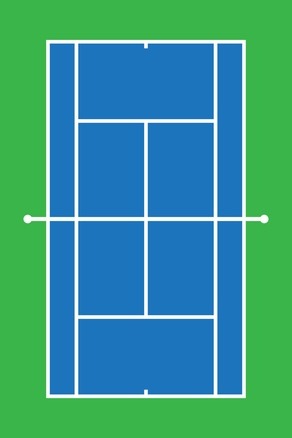
#> input picture tennis_court.jpg, 292 x 438 px, shrunk from 1024 x 1536 before the run, given in place of img1.jpg, which was not available
$ python court_detection.py
#> lines starting #> are read from the running program, lines starting #| are printed output that depends on the picture; after the words box and inside, x2 and y2 are one past the last pixel; in counts of white or black regions, pixels touching at a corner belong together; pictures that were not available may be replaced by others from this repository, and a replacement may not be noted
### court_reference.py
import cv2
import numpy as np
import matplotlib.pyplot as plt


class CourtReference:
    """
    Court reference model
    """
    def __init__(self):
        self.baseline_top = ((286, 561), (1379, 561))
        self.baseline_bottom = ((286, 2935), (1379, 2935))
        self.net = ((286, 1748), (1379, 1748))
        self.left_court_line = ((286, 561), (286, 2935))
        self.right_court_line = ((1379, 561), (1379, 2935))
        self.left_inner_line = ((423, 561), (423, 2935))
        self.right_inner_line = ((1242, 561), (1242, 2935))
        self.middle_line = ((832, 1110), (832, 2386))
        self.top_inner_line = ((423, 1110), (1242, 1110))
        self.bottom_inner_line = ((423, 2386), (1242, 2386))
        self.top_extra_part = (832.5, 580)
        self.bottom_extra_part = (832.5, 2910)

        self.court_conf = {1: [*self.baseline_top, *self.baseline_bottom],
                           2: [self.left_inner_line[0], self.right_inner_line[0], self.left_inner_line[1],
                               self.right_inner_line[1]],
                           3: [self.left_inner_line[0], self.right_court_line[0], self.left_inner_line[1],
                               self.right_court_line[1]],
                           4: [self.left_court_line[0], self.right_inner_line[0], self.left_court_line[1],
                               self.right_inner_line[1]],
                           5: [*self.top_inner_line, *self.bottom_inner_line],
                           6: [*self.top_inner_line, self.left_inner_line[1], self.right_inner_line[1]],
                           7: [self.left_inner_line[0], self.right_inner_line[0], *self.bottom_inner_line],
                           8: [self.right_inner_line[0], self.right_court_line[0], self.right_inner_line[1],
                               self.right_court_line[1]],
                           9: [self.left_court_line[0], self.left_inner_line[0], self.left_court_line[1],
                               self.left_inner_line[1]],
                           10: [self.top_inner_line[0], self.middle_line[0], self.bottom_inner_line[0],
                                self.middle_line[1]],
                           11: [self.middle_line[0], self.top_inner_line[1], self.middle_line[1],
                                self.bottom_inner_line[1]],
                           12: [*self.bottom_inner_line, self.left_inner_line[1], self.right_inner_line[1]]}
        self.line_width = 1
        self.court_width = 1117
        self.court_height = 2408
        self.top_bottom_border = 549
        self.right_left_border = 274
        self.court_total_width = self.court_width + self.right_left_border * 2
        self.court_total_height = self.court_height + self.top_bottom_border * 2

        self.court = cv2.cvtColor(cv2.imread('court_configurations/court_reference.png'), cv2.COLOR_BGR2GRAY)

    # [19 lines left out: function build_court_reference, not called in this run]

    def get_important_lines(self):
        """
        Returns all lines of the court
        """
        lines = [*self.baseline_top, *self.baseline_bottom, *self.net, *self.left_court_line, *self.right_court_line,
                 *self.left_inner_line, *self.right_inner_line, *self.middle_line,
                 *self.top_inner_line, *self.bottom_inner_line]
        return lines

    def get_extra_parts(self):
        parts = [self.top_extra_part, self.bottom_extra_part]
        return parts

    # [25 lines left out: functions save_all_court_configurations, get_court_mask, not called in this run]


# [3 lines that do not run on import are left out]

### court_detection.py
import numpy as np
import cv2
from matplotlib import pyplot as plt
from sympy import Line
from itertools import combinations
from court_reference import CourtReference
import scipy.signal as sp


class CourtDetector:
    """
    Detecting and tracking court in frame
    """
    def __init__(self, verbose=0):
        self.verbose = verbose
        self.colour_threshold = 200
        self.dist_tau = 3
        self.intensity_threshold = 40
        self.court_reference = CourtReference()
        self.v_width = 0
        self.v_height = 0
        self.frame = None
        self.gray = None
        self.court_warp_matrix = []
        self.game_warp_matrix = []
        self.court_score = 0
        self.baseline_top = None
        self.baseline_bottom = None
        self.net = None
        self.left_court_line = None
        self.right_court_line = None
        self.left_inner_line = None
        self.right_inner_line = None
        self.middle_line = None
        self.top_inner_line = None
        self.bottom_inner_line = None
        self.success_flag = False
        self.success_accuracy = 80
        self.success_score = 1000
        self.best_conf = None
        self.frame_points = None
        self.dist = 5

    def detect(self, frame, verbose=0):
        """
        Detecting the court in the frame
        """
        self.verbose = verbose
        self.frame = frame
        self.v_height, self.v_width = frame.shape[:2]
        # Get binary image from the frame
        self.gray = self._threshold(frame)

        # Filter pixel using the court known structure
        filtered = self._filter_pixels(self.gray)

        # Detect lines using Hough transform
        horizontal_lines, vertical_lines = self._detect_lines(filtered)

        # Find transformation from reference court to frame`s court
        court_warp_matrix, game_warp_matrix, self.court_score = self._find_homography(horizontal_lines,
                                                                                      vertical_lines)
        self.court_warp_matrix.append(court_warp_matrix)
        self.game_warp_matrix.append(game_warp_matrix)
        court_accuracy = self._get_court_accuracy(0)
        if court_accuracy > self.success_accuracy and self.court_score > self.success_score:
            self.success_flag = True
        print('Court accuracy = %.2f' % court_accuracy)
        # Find important lines location on frame
        self.find_lines_location()
        '''game_warped = cv2.warpPerspective(self.frame, self.game_warp_matrix,
                                          (self.court_reference.court.shape[1], self.court_reference.court.shape[0]))
        cv2.imwrite('../report/warped_game_1.png', game_warped)'''

    def _threshold(self, frame):
        """
        Simple thresholding for white pixels
        """
        gray = cv2.cvtColor(frame, cv2.COLOR_BGR2GRAY)
        gray = cv2.threshold(gray, 200, 255, cv2.THRESH_BINARY)[1]
        return gray

    def _filter_pixels(self, gray):
        """
        Filter pixels by using the court line structure
        """
        for i in range(self.dist_tau, len(gray) - self.dist_tau):
            for j in range(self.dist_tau, len(gray[0]) - self.dist_tau):
                if gray[i, j] == 0:
                    continue
                if (gray[i, j] - gray[i + self.dist_tau, j] > self.intensity_threshold and
                        gray[i, j] - gray[i - self.dist_tau, j] > self.intensity_threshold):
                    continue

                if (gray[i, j] - gray[i, j + self.dist_tau] > self.intensity_threshold and
                        gray[i, j] - gray[i, j - self.dist_tau] > self.intensity_threshold):
                    continue
                gray[i, j] = 0
        return gray

    def _detect_lines(self, gray):
        """
        Finds all line in frame using Hough transform
        """
        minLineLength = 100
        maxLineGap = 20
        # Detect all lines
        lines = cv2.HoughLinesP(gray, 1, np.pi / 180, 80, minLineLength=minLineLength, maxLineGap=maxLineGap)
        lines = np.squeeze(lines)
        if self.verbose:
            display_lines_on_frame(self.frame.copy(), [], lines)

        # Classify the lines using their slope
        horizontal, vertical = self._classify_lines(lines)
        if self.verbose:
            display_lines_on_frame(self.frame.copy(), horizontal, vertical)

        # Merge lines that belong to the same line on frame
        horizontal, vertical = self._merge_lines(horizontal, vertical)
        if self.verbose:
            display_lines_on_frame(self.frame.copy(), horizontal, vertical)

        return horizontal, vertical

    def _classify_lines(self, lines):
        """
        Classify line to vertical and horizontal lines
        """
        horizontal = []
        vertical = []
        highest_vertical_y = np.inf
        lowest_vertical_y = 0
        for line in lines:
            x1, y1, x2, y2 = line
            dx = abs(x1 - x2)
            dy = abs(y1 - y2)
            if dx > 2 * dy:
                horizontal.append(line)
            else:
                vertical.append(line)
                highest_vertical_y = min(highest_vertical_y, y1, y2)
                lowest_vertical_y = max(lowest_vertical_y, y1, y2)

        # Filter horizontal lines using vertical lines lowest and highest point
        clean_horizontal = []
        h = lowest_vertical_y - highest_vertical_y
        lowest_vertical_y += h / 15
        highest_vertical_y -= h * 2 / 15
        for line in horizontal:
            x1, y1, x2, y2 = line
            if lowest_vertical_y > y1 > highest_vertical_y and lowest_vertical_y > y1 > highest_vertical_y:
                clean_horizontal.append(line)
        return clean_horizontal, vertical

    # [18 lines left out: function _classify_vertical, not called in this run]

    def _merge_lines(self, horizontal_lines, vertical_lines):
        """
        Merge lines that belongs to the same frame`s lines
        """

        # Merge horizontal lines
        horizontal_lines = sorted(horizontal_lines, key=lambda item: item[0])
        mask = [True] * len(horizontal_lines)
        new_horizontal_lines = []
        for i, line in enumerate(horizontal_lines):
            if mask[i]:
                for j, s_line in enumerate(horizontal_lines[i + 1:]):
                    if mask[i + j + 1]:
                        x1, y1, x2, y2 = line
                        x3, y3, x4, y4 = s_line
                        dy = abs(y3 - y2)
                        if dy < 10:
                            points = sorted([(x1, y1), (x2, y2), (x3, y3), (x4, y4)], key=lambda x: x[0])
                            line = np.array([*points[0], *points[-1]])
                            mask[i + j + 1] = False
                new_horizontal_lines.append(line)

        # Merge vertical lines
        vertical_lines = sorted(vertical_lines, key=lambda item: item[1])
        xl, yl, xr, yr = (0, self.v_height * 6 / 7, self.v_width, self.v_height * 6 / 7)
        mask = [True] * len(vertical_lines)
        new_vertical_lines = []
        for i, line in enumerate(vertical_lines):
            if mask[i]:
                for j, s_line in enumerate(vertical_lines[i + 1:]):
                    if mask[i + j + 1]:
                        x1, y1, x2, y2 = line
                        x3, y3, x4, y4 = s_line
                        xi, yi = line_intersection(((x1, y1), (x2, y2)), ((xl, yl), (xr, yr)))
                        xj, yj = line_intersection(((x3, y3), (x4, y4)), ((xl, yl), (xr, yr)))

                        dx = abs(xi - xj)
                        if dx < 10:
                            points = sorted([(x1, y1), (x2, y2), (x3, y3), (x4, y4)], key=lambda x: x[1])
                            line = np.array([*points[0], *points[-1]])
                            mask[i + j + 1] = False

                new_vertical_lines.append(line)
        return new_horizontal_lines, new_vertical_lines

    def _find_homography(self, horizontal_lines, vertical_lines):
        """
        Finds transformation from reference court to frame`s court using 4 pairs of matching points
        """
        max_score = -np.inf
        max_mat = None
        max_inv_mat = None
        k = 0
        # Loop over every pair of horizontal lines and every pair of vertical lines
        for horizontal_pair in list(combinations(horizontal_lines, 2)):
            for vertical_pair in list(combinations(vertical_lines, 2)):
                h1, h2 = horizontal_pair
                v1, v2 = vertical_pair
                # Finding intersection points of all lines
                i1 = line_intersection((tuple(h1[:2]), tuple(h1[2:])), (tuple(v1[0:2]), tuple(v1[2:])))
                i2 = line_intersection((tuple(h1[:2]), tuple(h1[2:])), (tuple(v2[0:2]), tuple(v2[2:])))
                i3 = line_intersection((tuple(h2[:2]), tuple(h2[2:])), (tuple(v1[0:2]), tuple(v1[2:])))
                i4 = line_intersection((tuple(h2[:2]), tuple(h2[2:])), (tuple(v2[0:2]), tuple(v2[2:])))

                intersections = [i1, i2, i3, i4]
                intersections = sort_intersection_points(intersections)

                for i, configuration in self.court_reference.court_conf.items():
                    # Find transformation
                    matrix, _ = cv2.findHomography(np.float32(configuration), np.float32(intersections), method=0)
                    inv_matrix = cv2.invert(matrix)[1]
                    # Get transformation score
                    confi_score = self._get_confi_score(matrix)

                    if max_score < confi_score:
                        max_score = confi_score
                        max_mat = matrix
                        max_inv_mat = inv_matrix
                        self.best_conf = i

                    k += 1

        if self.verbose:
            frame = self.frame.copy()
            court = self.add_court_overlay(frame, max_mat, (255, 0, 0))
            cv2.imshow('court', court)
            # if cv2.waitKey(0) & 0xff == 27:
                # cv2.destroyAllWindows()
        print(f'Score = {max_score}')
        print(f'Combinations tested = {k}')

        return max_mat, max_inv_mat, max_score

    def _get_confi_score(self, matrix):
        """
        Calculate transformation score
        """
        court = cv2.warpPerspective(self.court_reference.court, matrix, self.frame.shape[1::-1])
        court[court > 0] = 1
        gray = self.gray.copy()
        gray[gray > 0] = 1
        correct = court * gray
        wrong = court - correct
        c_p = np.sum(correct)
        w_p = np.sum(wrong)
        return c_p - 0.5 * w_p

    # [9 lines left out: function add_court_overlay, not called in this run]

    def find_lines_location(self):
        """
        Finds important lines location on frame
        """
        p = np.array(self.court_reference.get_important_lines(), dtype=np.float32).reshape((-1, 1, 2))
        lines = cv2.perspectiveTransform(p, self.court_warp_matrix[-1]).reshape(-1)
        self.baseline_top = lines[:4]
        self.baseline_bottom = lines[4:8]
        self.net = lines[8:12]
        self.left_court_line = lines[12:16]
        self.right_court_line = lines[16:20]
        self.left_inner_line = lines[20:24]
        self.right_inner_line = lines[24:28]
        self.middle_line = lines[28:32]
        self.top_inner_line = lines[32:36]
        self.bottom_inner_line = lines[36:40]
        if self.verbose:
            display_lines_on_frame(self.frame.copy(), [self.baseline_top, self.baseline_bottom,
                                                       self.net, self.top_inner_line, self.bottom_inner_line],
                                   [self.left_court_line, self.right_court_line,
                                    self.right_inner_line, self.left_inner_line, self.middle_line])

    def get_extra_parts_location(self, frame_num=-1):
        parts = np.array(self.court_reference.get_extra_parts(), dtype=np.float32).reshape((-1, 1, 2))
        parts = cv2.perspectiveTransform(parts, self.court_warp_matrix[frame_num]).reshape(-1)
        top_part = parts[:2]
        bottom_part = parts[2:]
        return top_part, bottom_part

    # [6 lines left out: function delete_extra_parts, not called in this run]

    def get_warped_court(self):
        """
        Returns warped court using the reference court and the transformation of the court
        """
        court = cv2.warpPerspective(self.court_reference.court, self.court_warp_matrix[-1], self.frame.shape[1::-1])
        court[court > 0] = 1
        return court

    def _get_court_accuracy(self, verbose=0):
        """
        Calculate court accuracy after detection
        """
        frame = self.frame.copy()
        gray = self._threshold(frame)
        gray[gray > 0] = 1
        gray = cv2.dilate(gray, np.ones((9, 9), dtype=np.uint8))
        court = self.get_warped_court()
        total_white_pixels = np.sum(court.astype(np.uint64))
        sub = court.copy()
        sub[gray == 1] = 0
        accuracy = 100 - (np.sum(sub.astype(np.uint64)) / total_white_pixels) * 100
        if verbose:
            plt.figure()
            plt.subplot(1, 3, 1)
            plt.imshow(gray, cmap='gray')
            plt.title('Grayscale frame'), plt.xticks([]), plt.yticks([])
            plt.subplot(1, 3, 2)
            plt.imshow(court, cmap='gray')
            plt.title('Projected court'), plt.xticks([]), plt.yticks([])
            plt.subplot(1, 3, 3)
            plt.imshow(sub, cmap='gray')
            plt.title('Subtraction result'), plt.xticks([]), plt.yticks([])
            plt.show()
        return accuracy

    # [89 lines left out: function track_court, not called in this run]


def sort_intersection_points(intersections):
    """
    sort intersection points from top left to bottom right
    """
    y_sorted = sorted(intersections, key=lambda x: x[1])
    p12 = y_sorted[:2]
    p34 = y_sorted[2:]
    p12 = sorted(p12, key=lambda x: x[0])
    p34 = sorted(p34, key=lambda x: x[0])
    return p12 + p34


def line_intersection(line1, line2):
    """
    Find 2 lines intersection point
    """
    l1 = Line(line1[0], line1[1])
    l2 = Line(line2[0], line2[1])

    intersection = l1.intersection(l2)
    return intersection[0].coordinates


# [41 lines left out: functions display_lines_on_frame, display_lines_and_points_on_frame, not called in this run]


if __name__ == '__main__':
    filename = '../images/img1.jpg'
    img = cv2.imread(filename)
#> img is the input picture: shape (438, 292, 3); mean B, G, R 142.1, 154.2, 57.1
    import time

    s = time.time()
    court_detector = CourtDetector()
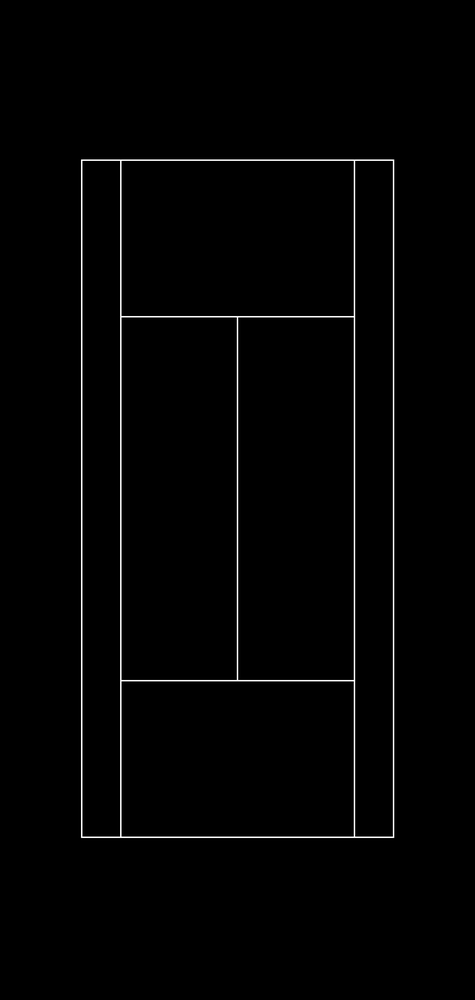
#> input picture court_configurations/court_reference.png, 475 x 1000 px, shrunk from 1665 x 3506 before the run
    court_detector.detect(img, 0)
#> in _threshold, `gray = cv2.cvtColor(frame, cv2.COLOR_BGR2GRAY)`:
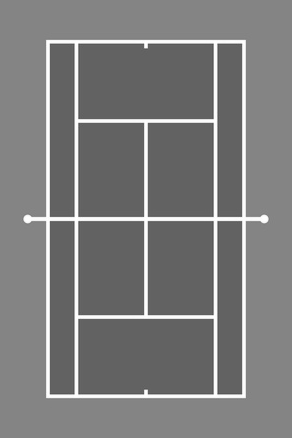
#> gray: shape (438, 292); min 77, max 255, mean 123.9
#> in _threshold, `gray = cv2.threshold(gray, 200, 255, cv2.THRESH_BINARY)[1]`:
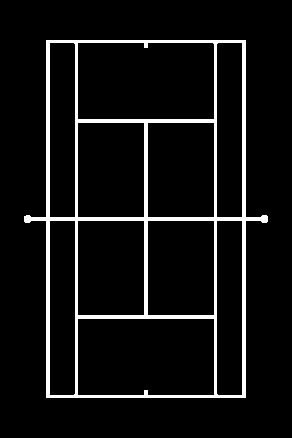
#> gray: shape (438, 292); 7% white; 1 white region, box (x1, y1, x2, y2) and area: (24, 40, 268, 398) 8980
#> after the loop in _filter_pixels, `for i in range(self.dist_tau, len(gray) - self.dist_tau):`:
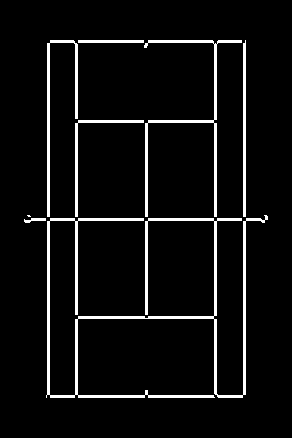
#> gray: shape (438, 292); 5.7% white; 8 white regions (1 under 20 px), largest, box (x1, y1, x2, y2) and area: (46, 215, 268, 398) 3939, (144, 40, 242, 217) 1280, (47, 40, 78, 217) 824
#> in _detect_lines, `lines = cv2.HoughLinesP(gray, 1, np.pi / 180, 80, minLineLength=minLin..`: lines = 30 rows, first 6: [48, 394, 48, 43], [75, 394, 75, 43], [216, 394, 216, 44], [244, 394, 244, 43], [245, 394, 245, 40], [243, 394, 243, 43]
#> the loop in _classify_lines, `for line in lines:` made 30 passes
#> (x1, y1, x2, y2, dx, dy, highest_vertical_y, lowest_vertical_y) on passes 1 to 8: (48, 394, 48, 43, 0, 351, 43, 394), (75, 394, 75, 43, 0, 351, 43, 394), (216, 394, 216, 44, 0, 350, 43, 394), (244, 394, 244, 43, 0, 351, 43, 394), (245, 394, 245, 40, 0, 354, 40, 394), (243, 394, 243, 43, 0, 351, 40, 394), (77, 394, 77, 44, 0, 350, 40, 394), (49, 394, 49, 43, 0, 351, 40, 394)
#> after the loop in _classify_lines, `for line in lines:`: horizontal = 15 items, first 6: [24, 219, 267, 219], [31, 218, 267, 218], [24, 220, 264, 220], [46, 397, 242, 397], [50, 40, 241, 40], [46, 395, 242, 395]; vertical = 15 items, first 6: [48, 394, 48, 43], [75, 394, 75, 43], [216, 394, 216, 44], [244, 394, 244, 43], [245, 394, 245, 40], [243, 394, 243, 43]
#> in _classify_lines, `h = lowest_vertical_y - highest_vertical_y`: h = 357
#> in _classify_lines, `lowest_vertical_y += h / 15`: lowest_vertical_y = 420.8
#> in _classify_lines, `highest_vertical_y -= h * 2 / 15`: highest_vertical_y = -7.6
#> the loop in _classify_lines, `for line in horizontal:` made 15 passes
#> after the loop in _classify_lines, `for line in horizontal:`: clean_horizontal has the same summary as horizontal
#> in _merge_lines, `horizontal_lines = sorted(horizontal_lines, key=lambda item: item[0])`: horizontal_lines = 15 items, first 6: [24, 219, 267, 219], [24, 220, 264, 220], [31, 218, 267, 218], [46, 397, 242, 397], [46, 395, 242, 395], [46, 396, 242, 396]
#> in _merge_lines, `mask = [True] * len(horizontal_lines)`: mask = [True, True, True, True, True, True, True, True, True, True, True, True, True, True, True]
#> the loop in _merge_lines, `for i, line in enumerate(horizontal_lines):` made 15 passes
#> after the loop in _merge_lines, `for i, line in enumerate(horizontal_lines):`: mask = [True, False, False, True, False, False, True, False, False, True, True, False, False, False, False]; new_horizontal_lines = [[24, 219, 267, 218], [46, 397, 242, 396], [50, 40, 241, 42], [78, 318, 213, 316], [78, 120, 213, 121]]
#> in _merge_lines, `vertical_lines = sorted(vertical_lines, key=lambda item: item[1])`: vertical_lines = 15 items, first 6: [145, 318, 145, 123], [146, 318, 146, 123], [147, 318, 147, 123], [48, 394, 48, 43], [75, 394, 75, 43], [216, 394, 216, 44]
#> in _merge_lines, `mask = [True] * len(vertical_lines)`: mask = [True, True, True, True, True, True, True, True, True, True, True, True, True, True, True]
#> the loop in _merge_lines, `for i, line in enumerate(vertical_lines):` made 15 passes
#> after the loop in _merge_lines, `for i, line in enumerate(vertical_lines):`: mask = [True, False, False, True, True, True, True, False, False, False, False, False, False, False, False]; new_vertical_lines = [[145, 123, 147, 318], [48, 43, 47, 394], [75, 43, 76, 394], [215, 43, 214, 397], [245, 40, 243, 394]]
#> in _detect_lines, `horizontal, vertical = self._merge_lines(horizontal, vertical)`: horizontal has the same summary as new_horizontal_lines in _merge_lines; vertical has the same summary as new_vertical_lines in _merge_lines
#> in detect, `horizontal_lines, vertical_lines = self._detect_lines(filtered)`: horizontal_lines has the same summary as new_horizontal_lines in _merge_lines; vertical_lines has the same summary as new_vertical_lines in _merge_lines
#> the loop in _find_homography, `for horizontal_pair in list(combinations(horizontal_lines, 2)):` made 10 passes
#> horizontal_pair on passes 2 to 9: ([24, 219, 267, 218], [50, 40, 241, 42]), ([24, 219, 267, 218], [78, 318, 213, 316]), ([24, 219, 267, 218], [78, 120, 213, 121]), ([46, 397, 242, 396], [50, 40, 241, 42]), ([46, 397, 242, 396], [78, 318, 213, 316]), ([46, 397, 242, 396], [78, 120, 213, 121]), ([50, 40, 241, 42], [78, 318, 213, 316]), ([50, 40, 241, 42], [78, 120, 213, 121])
#> pass 1, in _get_confi_score, `court = cv2.warpPerspective(self.court_reference.court, matrix, self.f..`:
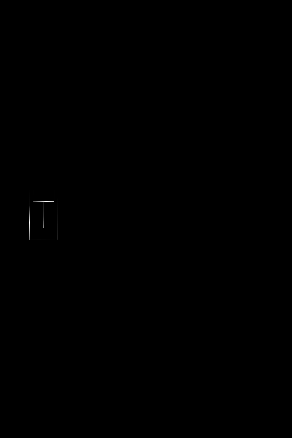
#> court: shape (438, 292); min 0, max 255, mean 0.1
#| Score = 19.5
#| Combinations tested = 1200
#> (the rest of the program and of its run is left out)
